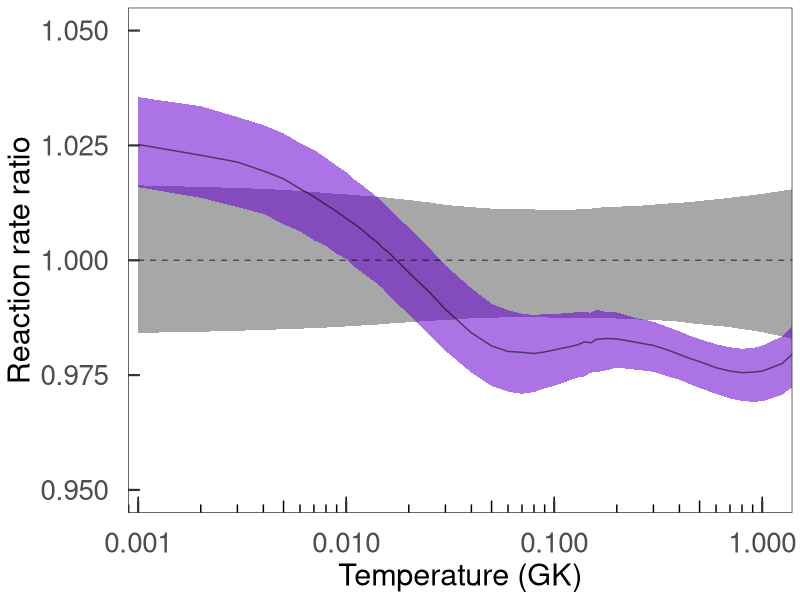

The R source for this figure:
# import packages
library(magrittr);
library(dplyr);require(plyr)
require(ggplot2)

Norm <- read.table("rates.dat",header = TRUE)$median

new <- read.table("rates.dat",header = TRUE) %>%
  select(c("x","median","lower","upper")) %>%
  set_colnames(c("T9","Adopted","Lower","Upper")) %>%
  mutate(data = "present") %>% 
  mutate(Adopted = Adopted/Norm) %>% 
  mutate(Lower = Lower/Norm) %>%
  mutate(Upper = Upper/Norm)

old <- read.csv("tabula-table_tdn.csv",header = TRUE) %>%  
  select(c("T9","Adopted","Lower","Upper"))  %>%
  mutate(data="previous") %>% 
  mutate(Adopted = Adopted/Norm) %>% 
  mutate(Lower = Lower/Norm) %>%
  mutate(Upper = Upper/Norm)
  
joint <- rbind(old,new)


pdf("rate_ratio.pdf",height = 7,width = 10)
ggplot(joint,aes(x=T9,y=Adopted, group=data,fill=data,linetype=data,alpha=0.3)) +
  geom_ribbon(aes(x=T9,ymin=Lower, ymax=Upper),show.legend=FALSE) +
  geom_line() +
  coord_cartesian(xlim=c(0.00125,1),ylim=c(0.95,1.05)) +
  theme_bw() + xlab("Temperature (GK)") + ylab("Reaction rate ratio") +
  scale_fill_manual(values=c("#606060","#6600CC"))+
  scale_x_log10(breaks = c(0.001,0.01,0.1,1))  +
  annotation_logticks(short = unit(0.2, "cm"), mid = unit(0.3, "cm"), long = unit(0.4, "cm"),
                      sides = "b") +
  annotation_logticks(base=2.875,sides = "l") +
  scale_linetype_manual(guide=F,values=c("dashed","solid")) +
  theme(panel.grid.major = element_blank(),
        panel.grid.minor = element_blank(),
        legend.position = "none",
        legend.background = element_rect(colour = "white", fill = "white"),
        plot.background = element_rect(size = 3, linetype='dashed',colour = "white", fill = "white"),
        panel.background = element_rect(colour = "white", fill = "white"),
        legend.key = element_rect(colour = "white", fill = "white"),
        axis.title = element_text(size = 22),
        axis.ticks = element_line(size = 0.75),
 #       axis.line = element_line(size = 0.75, linetype = "solid"),
        axis.text.y = element_text(size = 20, margin = unit(c(t = 0, r = 5, b = 0, l = 0), "mm")),
        axis.text.x = element_text(size = 20, margin = unit(c(t = 5, r = 0, b = 0, l = 0), "mm")),
        axis.ticks.length = unit(-3, "mm")) 
        
dev.off()
